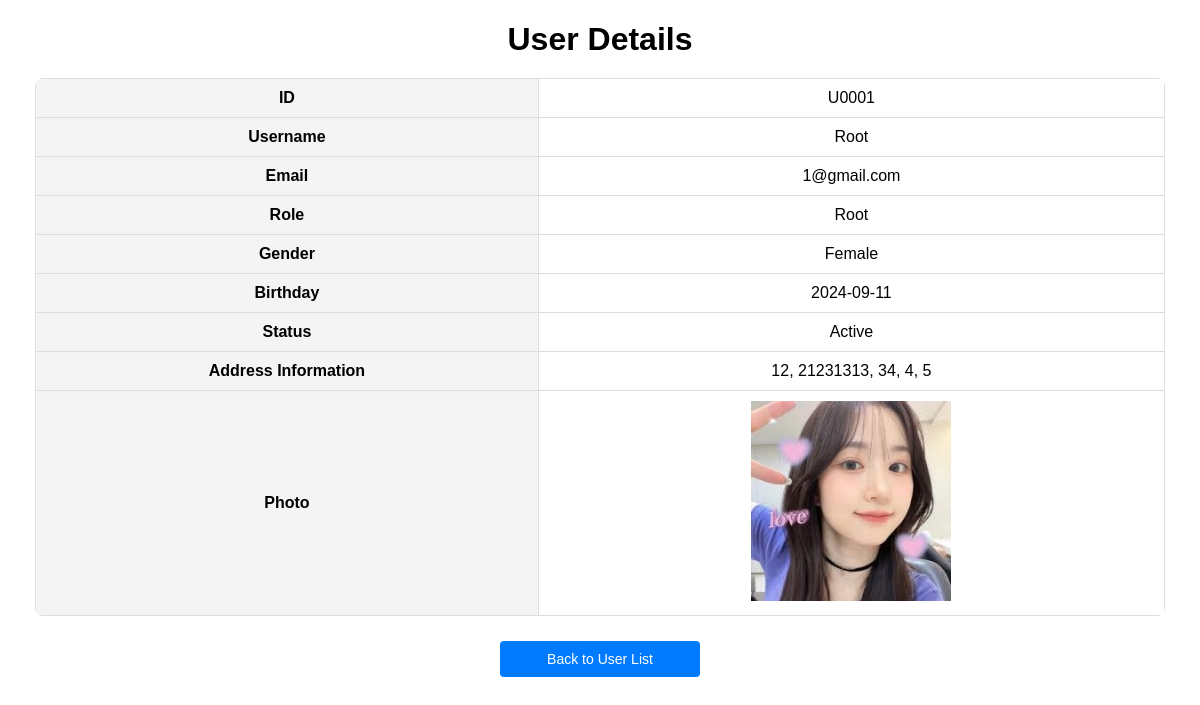
The page /admin/displayUser.php?user_id=U0001 (signed in) on the database as committed earlier.
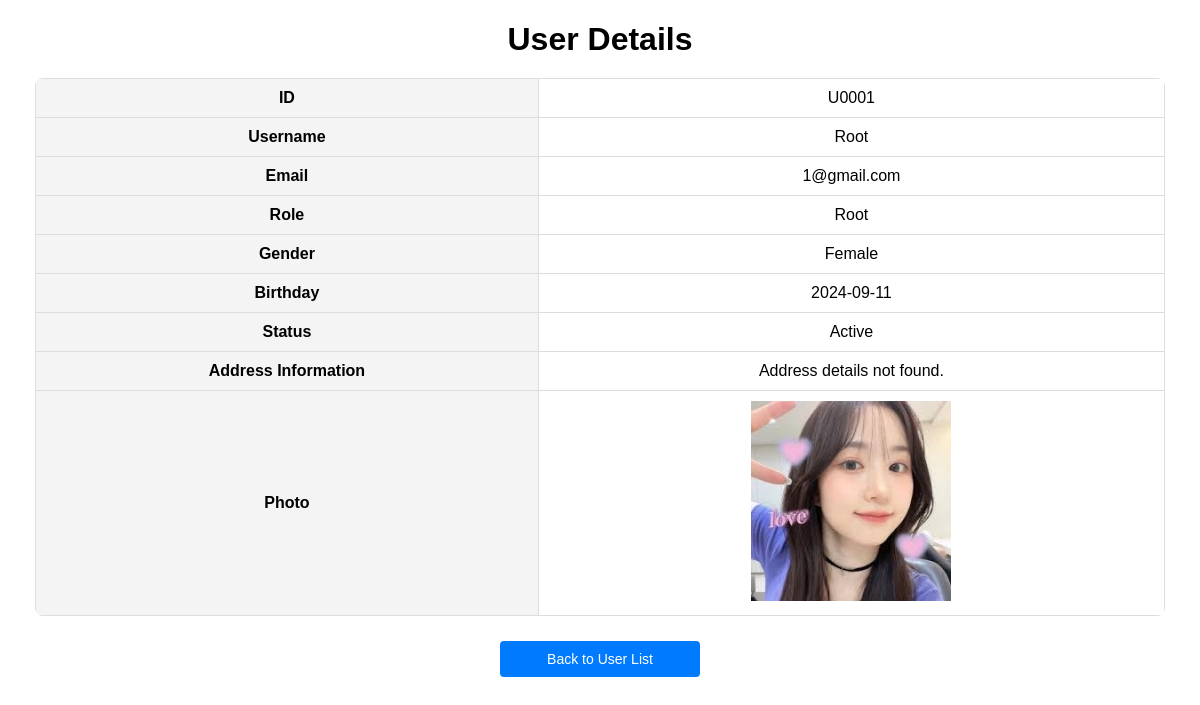
The same page on the database as committed later.
### tables this page shows
CREATE TABLE `user` (
  `user_id` varchar(5) NOT NULL,
  `name` varchar(100) NOT NULL,
  `email` varchar(100) NOT NULL,
  `password` varchar(100) NOT NULL,
  `gender` varchar(10) NOT NULL,
  `birthday` date NOT NULL,
  `photo` varchar(100) NOT NULL,
  `role` varchar(100) NOT NULL,
  `status` varchar(20) NOT NULL,
  `failed_attempts` int(11) DEFAULT 0,
  `last_failed_attempt` datetime DEFAULT NULL,
  `banned_until` datetime DEFAULT NULL,
  `last_login_time` datetime DEFAULT NULL,
  `login_count` int(11) DEFAULT 0,
  `last_login_event_time` datetime DEFAULT NULL,
  `deactivated_at` datetime DEFAULT NULL,
  `remember_token` varchar(64) DEFAULT NULL,
  `remember_token_expiry` datetime DEFAULT NULL,
  PRIMARY KEY (`user_id`),
  UNIQUE KEY `email` (`email`)
);

CREATE TABLE `address` (
  `address_id` varchar(10) NOT NULL,
  `user_id` varchar(10) DEFAULT NULL,
  `street` varchar(255) DEFAULT NULL,
  `city` varchar(100) DEFAULT NULL,
  `state` varchar(100) DEFAULT NULL,
  `postal_code` varchar(20) DEFAULT NULL,
  `country` varchar(100) DEFAULT NULL,
  PRIMARY KEY (`address_id`),
  KEY `user_id` (`user_id`),
  CONSTRAINT `address_ibfk_1` FOREIGN KEY (`user_id`) REFERENCES `user` (`user_id`)
);

### admin/displayUser.php (the view, shortened to what this page needs)
<?php
include '../_base.php';
include '../_head.php';
$user_id = isset($_GET['user_id']) ? trim($_GET['user_id']) : '';
$stm = $_db->prepare('SELECT * FROM user WHERE user_id = ?');
$stm->execute([$user_id]);
$user = $stm->fetch(PDO::FETCH_OBJ);
$stm = $_db->prepare('SELECT * FROM address WHERE user_id = ?');
$stm->execute([$user_id]);
$address = $stm->fetch(PDO::FETCH_OBJ);
$page = isset($_GET['page']) ? (int)$_GET['page'] : 1;
$search_query = isset($_GET['search']) ? trim($_GET['search']) : '';
?>
<!DOCTYPE html>
<html lang="en">
<head>
    <link rel="stylesheet" href="../css/userList.css">
</head>
<body>
    <div class="container">
        <h1>User Details</h1>
        <?php if ($user): ?>
            <table>
                <tr>
                    <th>ID</th>
                    <td><?= htmlspecialchars($user->user_id) ?></td>
                </tr>
                <tr>
                    <th>Username</th>
                    <td><?= htmlspecialchars($user->name) ?></td>
                </tr>
                <tr>
                    <th>Email</th>
                    <td><?= htmlspecialchars($user->email) ?></td>
                </tr>
                <tr>
                    <th>Role</th>
                    <td><?= htmlspecialchars($user->role) ?></td>
                </tr>
                <tr>
                    <th>Gender</th>
                    <td><?= htmlspecialchars($user->gender) ?></td>
                </tr>
                <tr>
                    <th>Birthday</th>
                    <td><?= htmlspecialchars($user->birthday) ?></td>
                </tr>
                <tr>
                    <th>Status</th>
                    <td><?= htmlspecialchars($user->status) ?></td>
                </tr>
                <tr>
                    <th>Address Information</th>
                <?php if ($address): ?>
                    <td>
                                <?= htmlspecialchars($address->street) ?>,
                                <?= htmlspecialchars($address->city) ?>,
                                <?= htmlspecialchars($address->state) ?>,
                                <?= htmlspecialchars($address->postal_code) ?>,
                                <?= htmlspecialchars($address->country) ?>
                    </td>
                <?php else: ?>
                        <td>Address details not found.</td>
                <?php endif; ?>
                <tr>
                    <th>Photo</th>
                    <td>
                        <?php if ($user->photo): ?>
                            <img src="../uploads/<?= htmlspecialchars($user->photo) ?>" alt="User Photo">
                        <?php else: ?>
                            No photo available
                        <?php endif; ?>
                    </td>
                </tr>
            </table>
        <?php else: ?>
            <p>User details not found.</p>
        <?php endif; ?>
        <div class="action-buttons">
        <a href="userList.php?page=<?= $page ?>&search=<?= urlencode($search_query) ?>">
            <button>Back to User List</button>
        </a>
        </div>
    </div>
</body>
</html>

### _head.php (shortened to what this page needs)
<!DOCTYPE html>
<html lang="en">
<head>
    <link rel="stylesheet" href="/css/image.css">
</head>
<body>
    <main>

### css/userList.css (style rules this page uses)
body { font-family: Arial, sans-serif; margin: 20px; }
h1 { text-align: center; margin-bottom: 20px; }
.container { max-width: 1200px; margin: auto; padding: 0 15px; }
button { background-color: #007bff; color: white; border: none; padding: 10px; text-align: center; display: inline-block; font-size: 14px; margin: 2px 1px; cursor: pointer; border-radius: 4px; }
table { width: 100%; border-collapse: collapse; margin-bottom: 20px; border-radius: 8px; overflow: hidden; }
th, td { padding: 10px; text-align: center; border: 1px solid #ddd; }
th { background-color: #f4f4f4; }
.action-buttons { text-align: center; margin: 20px 0; }
.action-buttons a button { width: 200px; margin: 5px; }

Rows that differ between the two databases and show on the page:
removed address: street "12", city "21231313", state "34", postal_code "4", country "5"
Other text that changed with them:
text now shown: "Address details not found."
